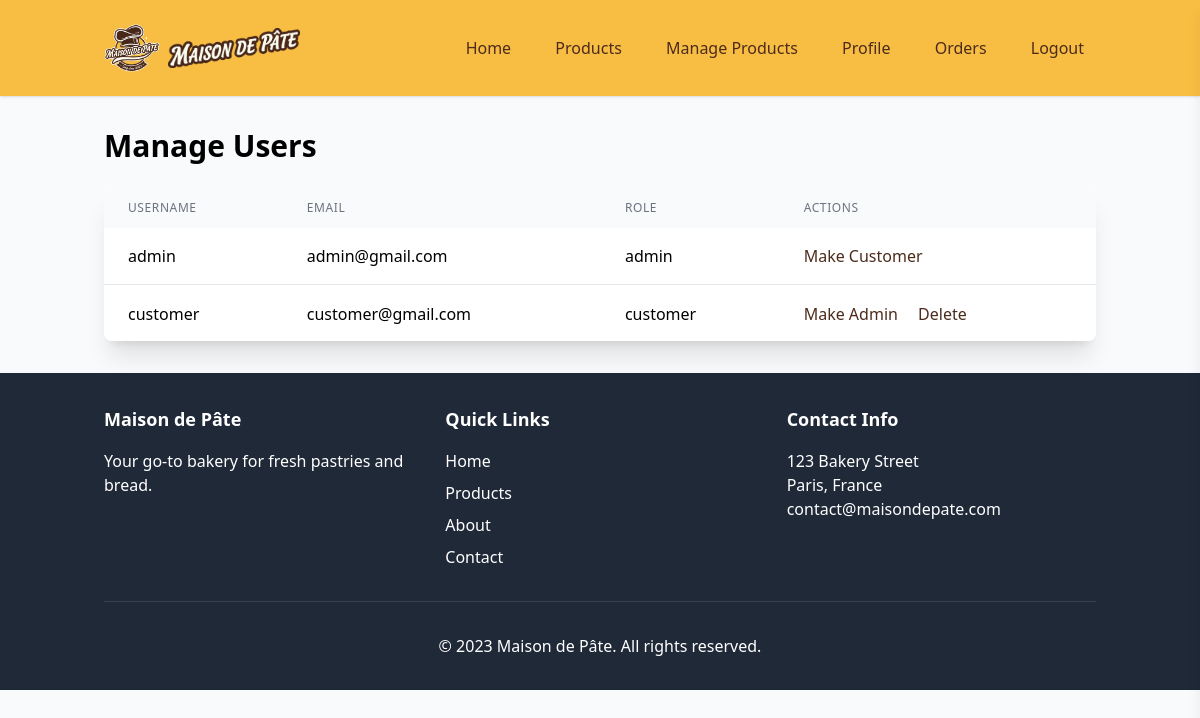
The page /admin/users.php (signed in) on the database its author committed.
### tables this page shows
CREATE TABLE users (
    id INT AUTO_INCREMENT PRIMARY KEY,
    username VARCHAR(50) NOT NULL UNIQUE,
    fullname VARCHAR(100),
    email VARCHAR(100) NOT NULL UNIQUE,
    password VARCHAR(255) NOT NULL,
    role ENUM('customer', 'admin') DEFAULT 'customer',
    created_at TIMESTAMP DEFAULT CURRENT_TIMESTAMP
);

### includes/functions.php (called while the page is built, shortened)
<?php
function sanitize($input) {
    return htmlspecialchars(trim($input), ENT_QUOTES, 'UTF-8');
}
?>

### admin/users.php (the view, shortened to what this page needs)
<?php
require_once '../includes/db.php';
require_once '../includes/functions.php';
try {
    $stmt = $pdo->query("SELECT * FROM users ORDER BY created_at DESC");
    $users = $stmt->fetchAll();
} catch (PDOException $e) {
    $users = [];
    $message = 'Failed to load users.';
}
?>
<!DOCTYPE html>
<html lang="en">
<head>
    <script src="https://cdn.tailwindcss.com"></script>
    <link rel="stylesheet" href="https://cdnjs.cloudflare.com/ajax/libs/animate.css/4.1.1/animate.min.css">
</head>
<body class="bg-gray-50">
    <?php include '../includes/navbar.php'; ?>
    <div class="container mx-auto px-4 py-8">
        <h2 class="text-3xl font-bold mb-6 animate__animated animate__fadeInDown">Manage Users</h2>
        <div class="bg-white rounded-lg shadow-xl overflow-hidden animate__animated animate__fadeInUp">
            <table class="min-w-full">
                <thead class="bg-gray-50">
                    <tr>
                        <th class="px-6 py-3 text-left text-xs font-medium text-gray-500 uppercase tracking-wider">Username</th>
                        <th class="px-6 py-3 text-left text-xs font-medium text-gray-500 uppercase tracking-wider">Email</th>
                        <th class="px-6 py-3 text-left text-xs font-medium text-gray-500 uppercase tracking-wider">Role</th>
                        <th class="px-6 py-3 text-left text-xs font-medium text-gray-500 uppercase tracking-wider">Actions</th>
                    </tr>
                </thead>
                <tbody class="bg-white divide-y divide-gray-200">
                    <?php foreach ($users as $user): ?>
                        <tr class="animate__animated animate__zoomIn">
                            <td class="px-6 py-4 whitespace-nowrap"><?php echo sanitize($user['username']); ?></td>
                            <td class="px-6 py-4 whitespace-nowrap"><?php echo sanitize($user['email']); ?></td>
                            <td class="px-6 py-4 whitespace-nowrap"><?php echo sanitize($user['role']); ?></td>
                            <td class="px-6 py-4 whitespace-nowrap">
                                <form method="post" class="inline">
                                    <button type="submit" name="change_role" class="text-[#4c2b1b] hover:text-[#3a1f14] hover:underline transition duration-300 mr-4">
                                        <?php echo $user['role'] === 'customer' ? 'Make Admin' : 'Make Customer'; ?>
                                    </button>
                                </form>
                                <?php if ($user['id'] !== $_SESSION['user_id']): ?>
                                    <form method="post" class="inline" onsubmit="return confirm('Are you sure you want to delete this user?')">
                                        <button type="submit" name="delete_user" class="text-[#4c2b1b] hover:text-[#3a1f14] hover:underline transition duration-300">Delete</button>
                                    </form>
                                <?php endif; ?>
                            </td>
                        </tr>
                    <?php endforeach; ?>
                </tbody>
            </table>
        </div>
    </div>
    <?php include '../includes/footer.php'; ?>
</body>
</html>

### rows shown on the page
users: username "admin", email "admin@gmail.com", role "admin", shows "Make Customer"
users: username "customer", email "customer@gmail.com", role "customer", shows "Make Admin"
